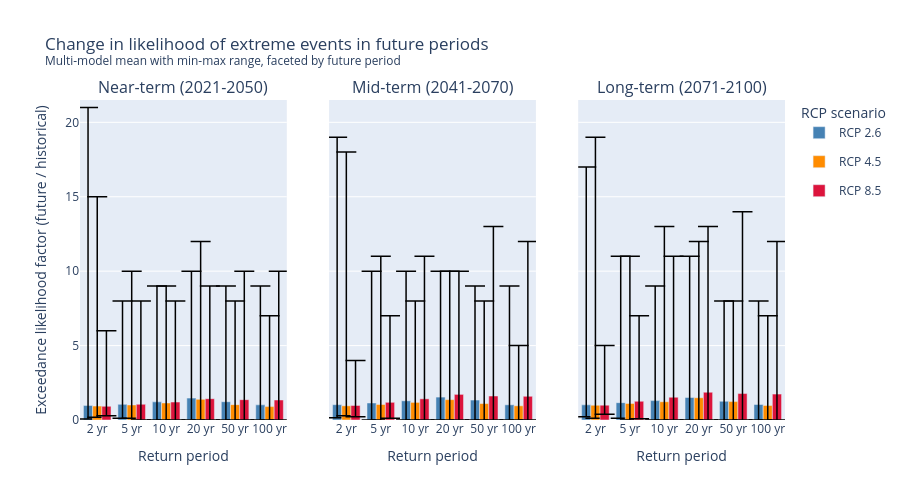

Here is the notebook cell this chart was saved with:
### Code cell
# plot barplot of the multi-model mean factor for each return period and future period, with error bars showing the min-max range across the models, faceted by future period
future_period_names = list(future_periods.keys())
ymax = summary_future['max_factor'].max() + 0.5

fig = make_subplots(
    rows=1, cols=3,
    subplot_titles=future_period_names,
    shared_yaxes=True,
    horizontal_spacing=0.06,
)

for col_idx, period_name in enumerate(future_period_names, start=1):
    period_data = summary_future[summary_future['period'] == period_name]
    for rcp in rcps:
        rcp_data = period_data[period_data['rcp'] == rcp]
        fig.add_trace(go.Bar(
            x=rcp_data['return_period'].astype(str) + ' yr',
            y=rcp_data['avg_factor'],
            name=rcp_labels.get(rcp, rcp),
            marker_color=rcp_colors.get(rcp, 'grey'),
            legendgroup=rcp,
            showlegend=(col_idx == 1),
            error_y=dict(
                type='data',
                symmetric=False,
                array=rcp_data['max_factor'] - rcp_data['avg_factor'],
                arrayminus=rcp_data['avg_factor'] - rcp_data['min_factor'],
                thickness=1.5,
                width=10,
                color='black',
            ),
        ), row=1, col=col_idx)

fig.update_yaxes(
    title_text='Exceedance likelihood factor (future / historical)',
    range=[0, ymax],
    row=1, col=1,
)
fig.update_xaxes(title_text='Return period')
fig.update_layout(
    title='Change in likelihood of extreme events in future periods <br><sup>Multi-model mean with min-max range, faceted by future period</sup>',
    legend_title='RCP scenario',
    barmode='group',
    autosize=True,
    height=500,
)
fig.show(config={'displayModeBar': True, 'responsive': True})

### Figure 1 — Plotly figure (JSON) as saved in the notebook; plotly's stock layout.template omitted (floating-point values rounded to 4 significant figures)
{"data": [{"error_y": {"array": [20.02, 6.95, 7.782, 8.529, 7.773, 7.982], "arrayminus": [0.9218, 0.9392, 1.218, 1.471, 1.227, 1.018], "color": "black", "symmetric": false, "thickness": 1.5, "type": "data", "width": 10}, "legendgroup": "rcp_2_6", "marker": {"color": "steelblue"}, "name": "RCP 2.6", "showlegend": true, "type": "bar", "x": ["2 yr", "5 yr", "10 yr", "20 yr", "50 yr", "100 yr"], "xaxis": "x", "y": [0.9806, 1.05, 1.218, 1.471, 1.227, 1.018], "yaxis": "y"}, {"error_y": {"array": [14.07, 8.989, 7.856, 10.61, 6.968, 6.101], "arrayminus": [0.7574, 0.8996, 1.144, 1.388, 1.032, 0.8987], "color": "black", "symmetric": false, "thickness": 1.5, "type": "data", "width": 10}, "legendgroup": "rcp_4_5", "marker": {"color": "darkorange"}, "name": "RCP 4.5", "showlegend": true, "type": "bar", "x": ["2 yr", "5 yr", "10 yr", "20 yr", "50 yr", "100 yr"], "xaxis": "x", "y": [0.9338, 1.011, 1.144, 1.388, 1.032, 0.8987], "yaxis": "y"}, {"error_y": {"array": [5.08, 6.944, 6.794, 7.568, 8.633, 8.656], "arrayminus": [0.6422, 1.056, 1.206, 1.432, 1.367, 1.344], "color": "black", "symmetric": false, "thickness": 1.5, "type": "data", "width": 10}, "legendgroup": "rcp_8_5", "marker": {"color": "crimson"}, "name": "RCP 8.5", "showlegend": true, "type": "bar", "x": ["2 yr", "5 yr", "10 yr", "20 yr", "50 yr", "100 yr"], "xaxis": "x", "y": [0.9199, 1.056, 1.206, 1.432, 1.367, 1.344], "yaxis": "y"}, {"error_y": {"array": [17.97, 8.856, 8.711, 8.461, 7.659, 7.979], "arrayminus": [0.8869, 1.144, 1.289, 1.539, 1.341, 1.021], "color": "black", "symmetric": false, "thickness": 1.5, "type": "data", "width": 10}, "legendgroup": "rcp_2_6", "marker": {"color": "steelblue"}, "name": "RCP 2.6", "showlegend": false, "type": "bar", "x": ["2 yr", "5 yr", "10 yr", "20 yr", "50 yr", "100 yr"], "xaxis": "x2", "y": [1.03, 1.144, 1.289, 1.539, 1.341, 1.021], "yaxis": "y2"}, {"error_y": {"array": [17.05, 9.958, 6.817, 8.632, 6.895, 4.046], "arrayminus": [0.6667, 1.042, 1.183, 1.368, 1.105, 0.9536], "color": "black", "symmetric": false, "thickness": 1.5, "type": "data", "width": 10}, "legendgroup": "rcp_4_5", "marker": {"color": "darkorange"}, "name": "RCP 4.5", "showlegend": false, "type": "bar", "x": ["2 yr", "5 yr", "10 yr", "20 yr", "50 yr", "100 yr"], "xaxis": "x2", "y": [0.9525, 1.042, 1.183, 1.368, 1.105, 0.9536], "yaxis": "y2"}, {"error_y": {"array": [3.025, 5.811, 9.578, 8.278, 11.39, 10.41], "arrayminus": [0.753, 1.078, 1.422, 1.722, 1.613, 1.594], "color": "black", "symmetric": false, "thickness": 1.5, "type": "data", "width": 10}, "legendgroup": "rcp_8_5", "marker": {"color": "crimson"}, "name": "RCP 8.5", "showlegend": false, "type": "bar", "x": ["2 yr", "5 yr", "10 yr", "20 yr", "50 yr", "100 yr"], "xaxis": "x2", "y": [0.9752, 1.189, 1.422, 1.722, 1.613, 1.594], "yaxis": "y2"}, {"error_y": {"array": [15.98, 9.835, 7.698, 9.486, 6.743, 6.958], "arrayminus": [0.8041, 1.04, 1.302, 1.514, 1.257, 1.042], "color": "black", "symmetric": false, "thickness": 1.5, "type": "data", "width": 10}, "legendgroup": "rcp_2_6", "marker": {"color": "steelblue"}, "name": "RCP 2.6", "showlegend": false, "type": "bar", "x": ["2 yr", "5 yr", "10 yr", "20 yr", "50 yr", "100 yr"], "xaxis": "x3", "y": [1.018, 1.165, 1.302, 1.514, 1.257, 1.042], "yaxis": "y3"}, {"error_y": {"array": [18.01, 9.888, 11.77, 10.51, 6.763, 6.022], "arrayminus": [0.8736, 1.112, 1.227, 1.495, 1.237, 0.9778], "color": "black", "symmetric": false, "thickness": 1.5, "type": "data", "width": 10}, "legendgroup": "rcp_4_5", "marker": {"color": "darkorange"}, "name": "RCP 4.5", "showlegend": false, "type": "bar", "x": ["2 yr", "5 yr", "10 yr", "20 yr", "50 yr", "100 yr"], "xaxis": "x3", "y": [0.9912, 1.112, 1.227, 1.495, 1.237, 0.9778], "yaxis": "y3"}, {"error_y": {"array": [4.002, 5.74, 9.471, 11.13, 12.22, 10.26], "arrayminus": [0.6096, 1.169, 1.529, 1.866, 1.776, 1.739], "color": "black", "symmetric": false, "thickness": 1.5, "type": "data", "width": 10}, "legendgroup": "rcp_8_5", "marker": {"color": "crimson"}, "name": "RCP 8.5", "showlegend": false, "type": "bar", "x": ["2 yr", "5 yr", "10 yr", "20 yr", "50 yr", "100 yr"], "xaxis": "x3", "y": [0.9985, 1.26, 1.529, 1.866, 1.776, 1.739], "yaxis": "y3"}], "layout": {"annotations": [{"font": {"size": 16}, "showarrow": false, "text": "Near-term (2021-2050)", "x": 0.1467, "xanchor": "center", "xref": "paper", "y": 1, "yanchor": "bottom", "yref": "paper"}, {"font": {"size": 16}, "showarrow": false, "text": "Mid-term (2041-2070)", "x": 0.5, "xanchor": "center", "xref": "paper", "y": 1, "yanchor": "bottom", "yref": "paper"}, {"font": {"size": 16}, "showarrow": false, "text": "Long-term (2071-2100)", "x": 0.8533, "xanchor": "center", "xref": "paper", "y": 1, "yanchor": "bottom", "yref": "paper"}], "autosize": true, "barmode": "group", "height": 500, "legend": {"title": {"text": "RCP scenario"}}, "title": {"text": "Change in likelihood of extreme events in future periods <br><sup>Multi-model mean with min-max range, faceted by future period</sup>"}, "xaxis": {"anchor": "y", "domain": [0, 0.2933], "title": {"text": "Return period"}}, "xaxis2": {"anchor": "y2", "domain": [0.3533, 0.6467], "title": {"text": "Return period"}}, "xaxis3": {"anchor": "y3", "domain": [0.7067, 1], "title": {"text": "Return period"}}, "yaxis": {"anchor": "x", "domain": [0, 1], "range": [0, 21.5], "title": {"text": "Exceedance likelihood factor (future / historical)"}}, "yaxis2": {"anchor": "x2", "domain": [0, 1], "matches": "y", "showticklabels": false}, "yaxis3": {"anchor": "x3", "domain": [0, 1], "matches": "y", "showticklabels": false}}}
